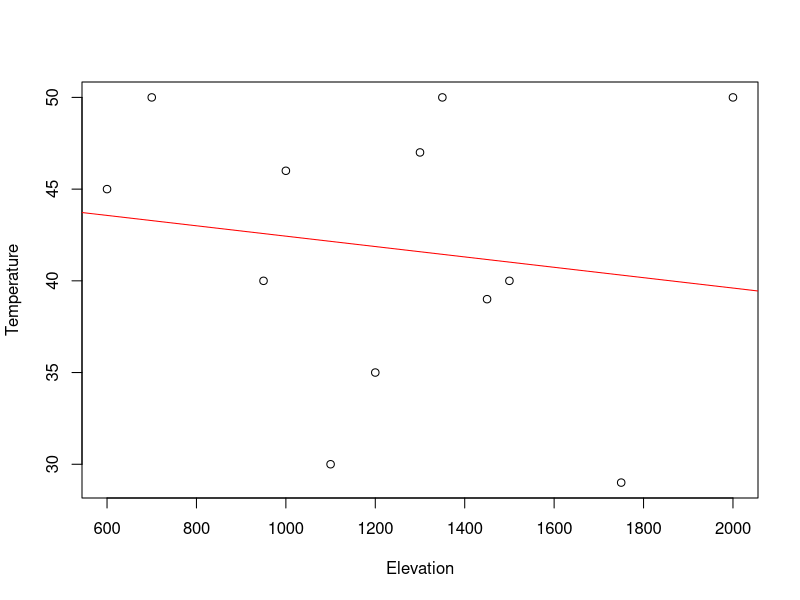

Recreate this plot in R.
## ---- chunk 1
Elevation<- c(600,700,1000,1300,1200,1450,950,1100,2000,1750,1350,1500)
Temperature<-c(45,50,46,47,35,39,40,30,50,29,50,40)
plot(Elevation,Temperature)
abline(lm(Temperature~Elevation),col="red")
## ---- chunk 2
lm1<- lm(Elevation~Temperature)
summary(lm1)

